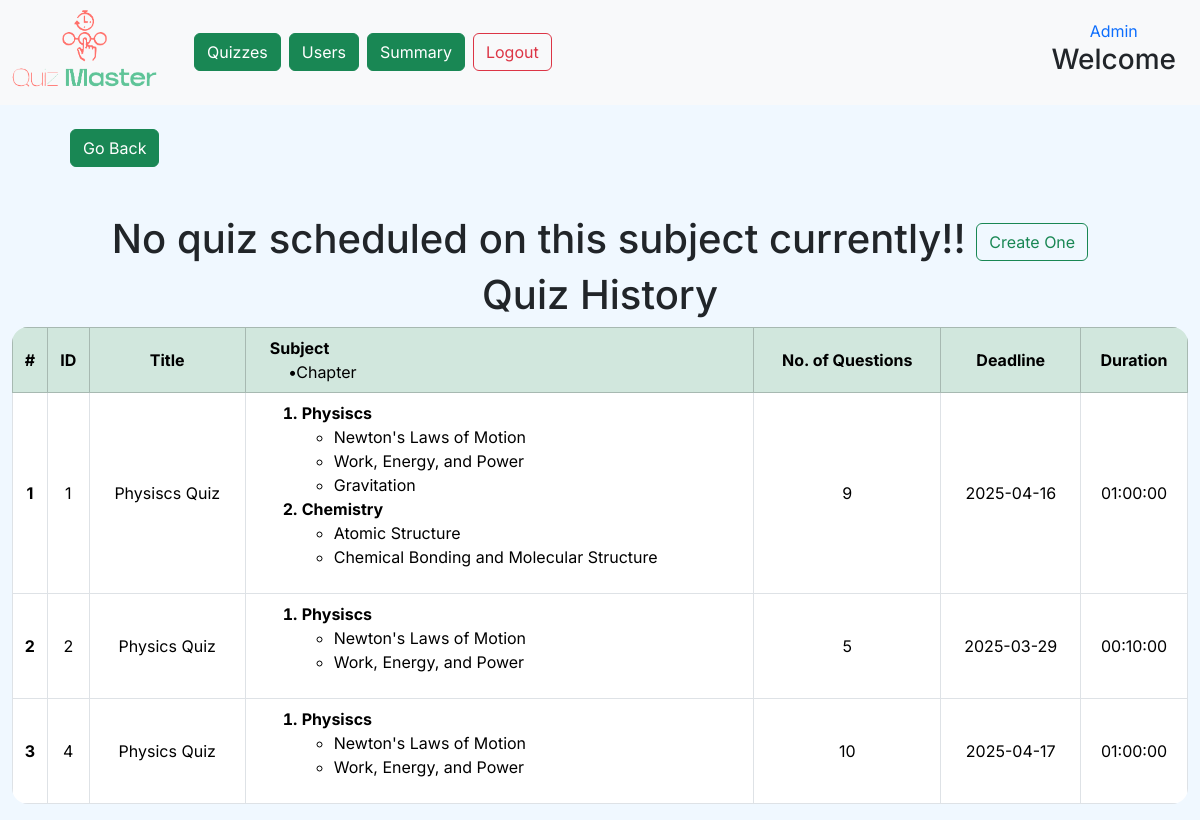
The app's page /quiz-master/subject/1/quizzes with its own data.
### application/models.py (models this page shows)
class Quiz(db.Model):
    __tablename__ = 'quiz'
    id = db.Column(db.Integer, primary_key=True,autoincrement=True)
    title = db.Column(db.String)
    date_created = db.Column(db.String,nullable=False)
    deadline = db.Column(db.String)
    time_duration = db.Column(db.String,nullable=False)
    is_published = db.Column(db.Boolean,nullable=False)
    remarks = db.Column(db.String)
    questions = db.relationship('Questions',secondary="quiz_question",back_populates='quizzes',lazy='select')
    chapters = db.relationship('Chapter',secondary='quiz_chapter',back_populates='quizzes',lazy="select")
    subjects = db.relationship('Subject',secondary="quiz_subject",back_populates='quizzes',lazy='select')

class Subject(db.Model):
    __tablename__='subject'
    id = db.Column(db.Integer, primary_key=True,autoincrement=True)
    name = db.Column(db.String,nullable=False)
    description = db.Column(db.String)
    is_deleted = db.Column(db.Boolean,nullable=False,default=False)
    chapters = db.relationship('Chapter',back_populates='subject',lazy='select')
    quizzes = db.relationship('Quiz',secondary='quiz_subject',back_populates='subjects',lazy="select")

class Chapter(db.Model):
    __tablename__='chapter'
    id = db.Column(db.Integer, primary_key=True,autoincrement=True)
    name = db.Column(db.String,nullable=False)
    description = db.Column(db.String)
    subject_id = db.Column(db.Integer,db.ForeignKey('subject.id'),nullable=False)
    subject = db.relationship('Subject', back_populates='chapters')
    is_deleted = db.Column(db.Boolean,nullable=False,default=False)
    questions = db.relationship('Questions',back_populates='chapter')
    quizzes = db.relationship('Quiz',secondary='quiz_chapter',back_populates='chapters',lazy='select')

### application/controllers.py (the view)
@app.route("/quiz-master/subject/<int:subj_id>/quizzes",methods=["GET"])
def admin_quizzes_on_subject(subj_id):
    if request.method == 'GET':
        subject = db.session.query(Subject).filter_by(id=subj_id).first()
        quiz_list = subject.quizzes
        upcom_quiz_dict_list = upcoming_quiz(quiz_list)
        past_quiz_dict_list = past_quiz(quiz_list)
        curr_quiz_dict_list = current_quiz(quiz_list)
        return render_template('adm_quizzes_on_subject.html',subj_id=subj_id,
                               upcom_quiz_dict_list=upcom_quiz_dict_list,
                               past_quiz_dict_list=past_quiz_dict_list,
                               curr_quiz_dict_list=curr_quiz_dict_list,subject=subject)

### application/functions.py (called while the page is built)
def subj_chap(quiz):
    subject_chapters= {}
    for question in quiz.questions:
        chapter = db.session.query(Chapter).filter_by(id=question.chapter.id).first()
        subject = db.session.query(Subject).filter_by(id=chapter.subject_id).first()
        if subject.name in subject_chapters.keys():
            if chapter.name not in subject_chapters[subject.name]:
                subject_chapters[subject.name] += [chapter.name]
        else:
            subject_chapters[subject.name] = [chapter.name]
    return subject_chapters

def current_quiz(quiz_list,limit=None):
    today = str(datetime.today())[:10]
    quiz_dict_list = []
    for quiz in quiz_list:
        if quiz.is_published and quiz.deadline >= today:
            quiz_dict = {'quiz_id':quiz.id,
                        'date_created':quiz.date_created,
                        'deadline':quiz.deadline,
                        'dur':quiz.time_duration,
                        'questions':quiz.questions,
                        'remarks':quiz.remarks,
                        'quiz_title':quiz.title,
                        'subj_chap_dict':subj_chap(quiz)}
            quiz_dict_list.append(quiz_dict)
    return (quiz_dict_list)

def upcoming_quiz(quiz_list):
    if quiz_list == None:
        quiz_list = db.session.query(Quiz).all()
    quiz_dict_list = []
    for quiz in quiz_list:
        if not (quiz.is_published):
            quiz_dict = {'quiz_id':quiz.id,
                        'date_created':quiz.date_created,
                        'deadline':quiz.deadline,
                        'dur':quiz.time_duration,
                        'questions':quiz.questions,
                        'remarks':quiz.remarks,
                        'quiz_title':quiz.title,
                        'subj_chap_dict':subj_chap_upcoming(quiz)}
            quiz_dict_list.append(quiz_dict)
    return (quiz_dict_list)

### templates/adm_quizzes_on_subject.html (shortened to what this page needs)
<!DOCTYPE html>
<html lang="en">
<head>
    <link href="https://cdn.jsdelivr.net/npm/bootstrap@5.3.3/dist/css/bootstrap.min.css" rel="stylesheet"
 />
    <link rel="stylesheet" href="https://cdnjs.cloudflare.com/ajax/libs/font-awesome/6.7.2/css/all.min.css">
    <link rel="stylesheet" href="{{ url_for('static', filename='admin.css') }}">
</head>
<body>
    <header class="d-flex align-items-center p-2 bg-light">
        <div class="flex-shrink-0">
            <a href="{{ url_for('admin_dashboard') }}">
                <img src="{{ url_for('static', filename='logo3.png') }}" class="img-fluid pb-2" width="150px" alt="logo" />
            </a>
        </div>
        <div class="d-flex flex-grow-1 justify-content-between mx-3">
            <nav class="d-flex mx-3">
                <a class="btn btn-success m-1" href="{{ url_for('admin_quizzes') }}" role="button">Quizzes</a>
                <a class="btn btn-success m-1" href="{{url_for('admin_users_view')}}"role="button">Users</a>
                <a href="{{ url_for('admin_full_summary') }}" class="btn btn-success m-1">Summary</a>
                <a class="btn btn-outline-danger m-1" href="{{ url_for('logout') }}" role="button">Logout</a>
            </nav>
        </div>
        <div class="flex-shrink-0 text-end mx-3">
            <div class="text-center text-primary">Admin</div>
            <h3>Welcome {{session['first_name']}}</h3>
        </div>
    </header>
    <section class="container-fluid  pt-4 s2">
        <div class="container">
            <div class="row">
                <div class="col">
                    <div class="container d-flex justify-content-start">
                        <a href=" {{ url_for('admin_subjects') }} " class="btn btn-success mx-3">Go Back</a>
                    </div>
                </div>
                <div class="col">
                </div>
            </div>
        </div>
        <div class="container px-0">
            {% if not curr_quiz_dict_list %}
            <h1 class="mt-5 text-center">No quiz scheduled on this subject currently!!
                <a href="" class="btn btn-outline-success">Create One</a>
            </h1>
            {% endif %}
            </div>
            {% if past_quiz_dict_list %}
            <h1 class="text-center">Quiz History</h1>
            <div>
                <table class="table table-bordered rounded-4 border-1 rounded-table align-middle">
                    <thead class="table-success align-middle">
                        <tr class="text-center " >
                            <th scope="col">#</th>
                            <th scope="col">ID</th>
                            <th scope="col">Title</th>
                            <th scope="col" class="text-wrap text-start ps-4" style="max-width: 400px;">
                                Subject<br>&nbsp&nbsp&nbsp&nbsp&nbsp&#8226<span style="font-weight: 400;">Chapter</span>
                            </th>
                            <th scope="col">No. of Questions</th>
                            <th scope="col">Deadline</th>
                            <th scope="col">Duration</th>
                        </tr>
                    </thead>
                    <tbody>
                        {% for quiz_dict in past_quiz_dict_list %}
                        <tr class="text-center">
                            <th scope="row">{{loop.index}}</th>
                            <td>{{ quiz_dict['quiz_id'] }}</td>
                            <td style="max-width: 250px;">{{ quiz_dict['quiz_title'] }}</td>
                            <td class="text-start ps-4" style="max-width: 400px;">
                                <ol class="fw-bold">
                                    {% for key in quiz_dict['subj_chap_dict'].keys() %}
                                        <li>
                                            {{key}}
                                            <ul style="font-weight: 400;">
                                                {% for chapter in quiz_dict['subj_chap_dict'][key] %}
                                                <li>{{ chapter }}</li>
                                                {% endfor %}
                                            </ul>
                                        </li>
                                    {% endfor %}
                                </ol>
                            </td>
                            <td>{{ quiz_dict['questions']|length }}</td>
                            <td>{{ quiz_dict['deadline'] }}</td>
                            <td>{{ quiz_dict['dur'] }}</td>
                        </tr>
                        {% endfor %}
                    </tbody>
                </table>
            </div>
            {% endif %}
    </section>
</body>
</html>

### static/admin.css (style rules this page uses)
* { font-family: "Inter", serif; }
body { background-color: aliceblue !important; }
.rounded-table { border-radius: 1rem; overflow: hidden; }

### records on screen
Quiz: quiz_id "1", quiz_title "Physiscs Quiz", questions|length "9", deadline "2025-04-16", dur "01:00:00"
Subject: name "Physiscs"
Chapter: name "Newton's Laws of Motion"
Chapter: name "Work, Energy, and Power"
Chapter: name "Gravitation"
Subject: name "Chemistry"
Chapter: name "Atomic Structure"
Chapter: name "Chemical Bonding and Molecular Structure"
Quiz: quiz_id "2", quiz_title "Physics Quiz", questions|length "5", deadline "2025-03-29", dur "00:10:00"
Quiz: quiz_id "4", quiz_title "Physics Quiz", questions|length "10", deadline "2025-04-17", dur "01:00:00"
